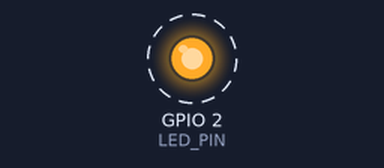
Recording of a program running on a simulated ESP32. Parts: output pins drawn as LEDs (lit = HIGH). Dashed ring = blinking.

Above: at 0.2 s.
Timing chart, 0 to 3.0 s (numbered marks = the images above):
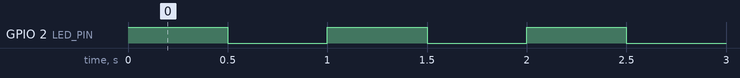

The program:

main.cpp
```cpp
#include <Arduino.h>

const int LED_PIN = 2;   // onboard LED

void setup() {
  pinMode(LED_PIN, OUTPUT);   // make the pin an output
}

void loop() {
  digitalWrite(LED_PIN, HIGH);  // LED on
  delay(500);                   // wait 0.5 seconds
  digitalWrite(LED_PIN, LOW);   // LED off
  delay(500);
}
```

Measured:
- by itself, GPIO 2 (LED_PIN): alternates HIGH for 0.50 s and LOW for 0.50 s
